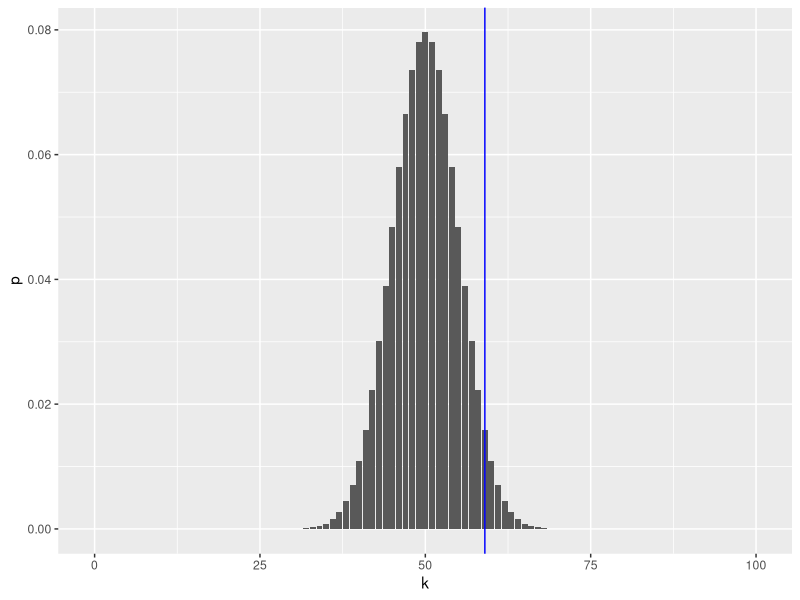
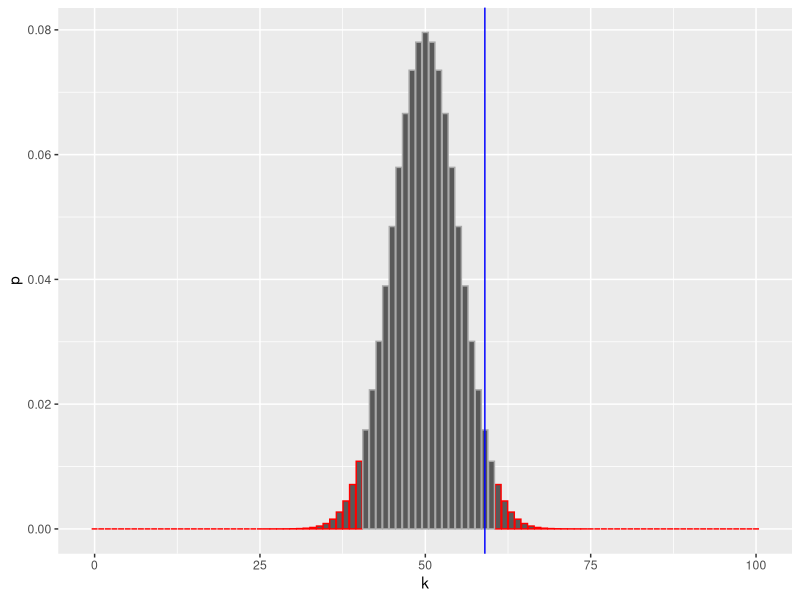

Reproduce these figures in R, in order.
## ---- chunk 1
set.seed(0xdada)
numFlips = 100
probHead = 0.6
coinFlips = sample(c("H", "T"), size = numFlips,
  replace = TRUE, prob = c(probHead, 1 - probHead))
head(coinFlips)
table(coinFlips)
## ---- chunk 2
#| message: false
library("dplyr")
k = 0:numFlips
numHeads = sum(coinFlips == "H")
binomDensity = tibble(k = k,
     p = dbinom(k, size = numFlips, prob = 0.5))
## ---- chunk 3
library("ggplot2")
ggplot(binomDensity) +
  geom_bar(aes(x = k, y = p), stat = "identity") +
  geom_vline(xintercept = numHeads, col = "blue")
## ---- chunk 4
library("dplyr")
alpha = 0.05
binomDensity = arrange(binomDensity, p) |>
        mutate(reject = (cumsum(p) <= alpha))

ggplot(binomDensity) +
  geom_bar(aes(x = k, y = p, col = reject), stat = "identity") +
  scale_colour_manual(
    values = c(`TRUE` = "red", `FALSE` = "darkgrey")) +
  geom_vline(xintercept = numHeads, col = "blue") +
  theme(legend.position = "none")
## ---- chunk 5
2*pbinom(41,100,.5)

## ---- chunk 6
binom.test(x = numHeads, n = numFlips, p = 0.5)
## ---- chunk 7
#stats::t.test(x, y, mu = 0)                 # Welch (default)
#stats::t.test(x, y, var.equal = TRUE)       # pooled equal-variance t-test
#stats::t.test(x, y, alternative="greater")  # H1: mu1 - mu2 > 0
## ---- chunk 8
y <- c(5,6,7,8,1,2,3,4)
z <- c(1,1,1,1,0,0,0,0)  # 1=treat, 0=control

Tobs <- mean(y[z==1]) - mean(y[z==0])

set.seed(1)
B <- 10000
Tperm <- replicate(B, {
  zperm <- sample(z)  # shuffle labels (keeps 4 treated)
  mean(y[zperm==1]) - mean(y[zperm==0])
})

p_two_sided <- mean(abs(Tperm) >= abs(Tobs))
Tobs
p_two_sided
